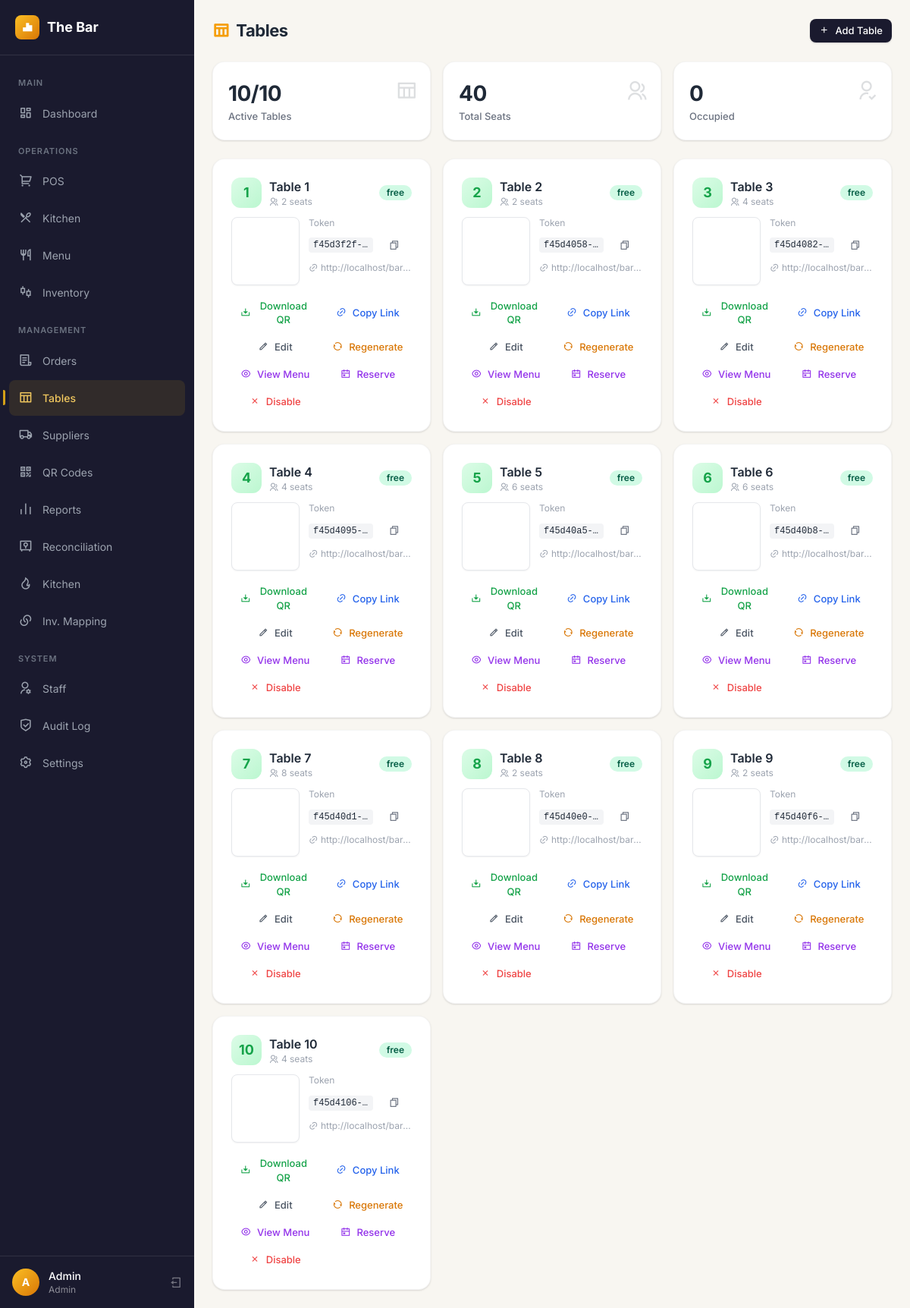
The page /pages/tables.php (signed in) on the database as committed earlier.
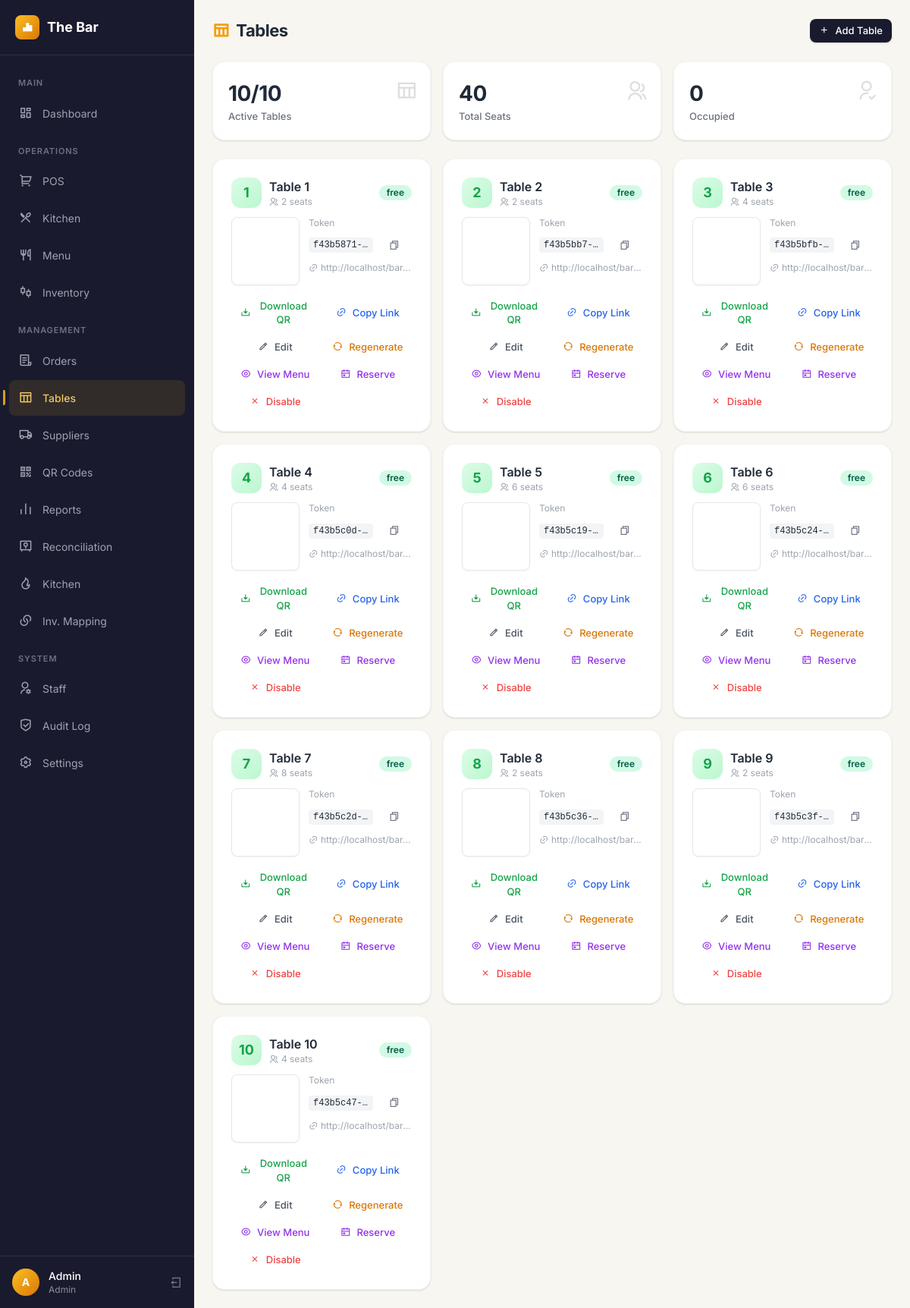
The same page on the database as committed later.
### tables this page shows
CREATE TABLE IF NOT EXISTS bar_tables (
    id INT UNSIGNED AUTO_INCREMENT PRIMARY KEY,
    number INT NOT NULL UNIQUE,
    capacity INT NOT NULL DEFAULT 2,
    status ENUM('free','occupied','reserved') NOT NULL DEFAULT 'free',
    qr_token VARCHAR(36) NOT NULL UNIQUE,
    active TINYINT(1) NOT NULL DEFAULT 1
);

### includes/db.php (called while the page is built, shortened)
<?php
function db(): PDO {
    static $pdo = null;
    if ($pdo === null) {
        $config = require __DIR__ . '/../config/database.php';
        try {
            $dsn = "mysql:host={$config['host']};dbname={$config['dbname']};charset={$config['charset']}";
            $pdo = new PDO($dsn, $config['username'], $config['password'], [
                PDO::ATTR_ERRMODE            => PDO::ERRMODE_EXCEPTION,
                PDO::ATTR_DEFAULT_FETCH_MODE => PDO::FETCH_ASSOC,
                PDO::ATTR_EMULATE_PREPARES   => false,
            ]);
        } catch (PDOException $e) {
            die('Database connection failed: ' . $e->getMessage());
        }
    }
    return $pdo;
}

### includes/functions.php (called while the page is built, shortened)
<?php
require_once __DIR__ . '/db.php';
function e($value): string {
    return htmlspecialchars((string)$value, ENT_QUOTES, 'UTF-8');
}
function getSetting(string $key, string $default = ''): string {
    static $cache = [];
    if (!isset($cache[$key])) {
        $stmt = db()->prepare("SELECT `value` FROM bar_settings WHERE `key` = ?");
        $stmt->execute([$key]);
        $row = $stmt->fetch();
        $cache[$key] = $row ? $row['value'] : $default;
    }
    return $cache[$key];
}

### pages/tables.php (the view, shortened to what the changed rows need)
<?php
require_once __DIR__ . '/../includes/functions.php';
if (!defined('BAR_HEADER_LOADED')) { $_standalone = true; require __DIR__ . '/../includes/header.php'; } else { $_standalone = false; }
$tables = db()->query("SELECT * FROM `bar_tables` ORDER BY number")->fetchAll();
$baseUrl = rtrim(getSetting('bar_url', (isset($_SERVER['HTTPS']) && $_SERVER['HTTPS'] === 'on' ? 'https' : 'http') . '://' . $_SERVER['HTTP_HOST'] . dirname(dirname($_SERVER['SCRIPT_NAME']))), '/');
?>
<div class="p-4 md:p-6">
    <div class="page-header">
        <h2 class="page-title"><i class="ri-table-line text-amber-500 mr-1"></i> Tables</h2>
    </div>
    <?php if ($tables): ?>
    <div class="grid grid-cols-1 sm:grid-cols-2 lg:grid-cols-3 xl:grid-cols-4 gap-4">
        <?php foreach ($tables as $t):
            $tableUrl = e($baseUrl . '/customer/menu.php?token=' . $t['qr_token']);
            $statusColor = match($t['status']) {
                'free' => 'badge-ready',
                'occupied' => 'badge-accepted',
                'reserved' => 'badge-pending',
                default => 'badge-closed',
            };
        ?>
        <div class="card <?= $t['active'] ? '' : 'opacity-50' ?> table-card" data-id="<?= $t['id'] ?>">
            <div class="flex items-center justify-between mb-3">
                <div class="flex items-center gap-2.5">
                    <div class="w-10 h-10 rounded-xl bg-gradient-to-br <?= $t['status'] === 'free' ? 'from-green-100 to-green-200 text-green-600' : 'from-amber-100 to-amber-200 text-amber-600' ?> flex items-center justify-center font-bold text-lg">
                        <?= $t['number'] ?>
                    </div>
                    <div>
                        <h4 class="font-semibold">Table <?= $t['number'] ?></h4>
                        <p class="text-xs text-gray-400"><i class="ri-group-line"></i> <?= $t['capacity'] ?> seat<?= $t['capacity'] !== 1 ? 's' : '' ?></p>
                    </div>
                </div>
                <span class="badge <?= $statusColor ?> text-xs"><?= e($t['status']) ?></span>
            </div>
            <div class="flex gap-3 mb-3">
                <div id="qr_<?= $t['id'] ?>" class="flex-shrink-0 bg-white rounded-lg p-1 border shadow-sm" style="width:90px;height:90px;"></div>
                <div class="flex-1 min-w-0">
                    <div class="text-xs text-gray-400 mb-1">Token</div>
                    <div class="flex items-center gap-1 mb-1">
                        <code class="text-xs font-mono bg-gray-100 px-1.5 py-0.5 rounded truncate block flex-1"><?= e(substr($t['qr_token'], 0, 12)) ?>…</code>
                        <button onclick="copyText('<?= e($t['qr_token']) ?>', this)" class="btn btn-ghost btn-xs text-gray-500 hover:text-blue-600" title="Copy token">
                            <i class="ri-file-copy-line"></i>
                        </button>
                    </div>
                    <div class="text-xs text-gray-400 truncate" title="<?= $tableUrl ?>">
                        <i class="ri-link"></i>
                        <span class="text-xs"><?= e(substr($tableUrl, 0, 35)) ?>…</span>
                    </div>
                </div>
            </div>
            <div class="grid grid-cols-2 gap-1.5">
                <button onclick="downloadQR(<?= $t['id'] ?>, <?= $t['number'] ?>)" class="btn btn-ghost btn-sm text-green-600 hover:text-green-800">
                    <i class="ri-download-2-line"></i> Download QR
                </button>
                <button onclick="copyLink('<?= $tableUrl ?>', this)" class="btn btn-ghost btn-sm text-blue-600 hover:text-blue-800">
                    <i class="ri-link"></i> Copy Link
                </button>
                <button onclick="openEditModal(<?= $t['id'] ?>, <?= $t['number'] ?>, <?= $t['capacity'] ?>)" class="btn btn-ghost btn-sm text-gray-600 hover:text-blue-600">
                    <i class="ri-pencil-line"></i> Edit
                </button>
                <form method="POST" class="contents">
                    <button type="submit" onclick="return confirmFormSubmit(event, 'Regenerate QR token for Table <?= $t['number'] ?>?', 'Existing QR codes for this table will stop working.')" class="btn btn-ghost btn-sm text-amber-600 hover:text-amber-800">
                        <i class="ri-refresh-line"></i> Regenerate
                    </button>
                </form>
                <a href="<?= $tableUrl ?>" target="_blank" class="btn btn-ghost btn-sm text-purple-600 hover:text-purple-800 text-center">
                    <i class="ri-eye-line"></i> View Menu
                </a>
                <?php if (in_array($t['status'], ['free', 'reserved'], true)): ?>
                <form method="POST" class="contents">
                    <button type="submit" class="btn btn-ghost btn-sm <?= $t['status'] === 'reserved' ? 'text-blue-600' : 'text-purple-600' ?>">
                        <i class="ri-calendar-<?= $t['status'] === 'reserved' ? 'close' : 'event' ?>-line"></i>
                        <?= $t['status'] === 'reserved' ? 'Un-reserve' : 'Reserve' ?>
                    </button>
                </form>
                <?php endif; ?>
                <form method="POST" class="contents">
                    <button type="submit" class="btn btn-ghost btn-sm <?= $t['active'] ? 'text-red-500' : 'text-green-600' ?>">
                        <i class="ri-<?= $t['active'] ? 'close' : 'check' ?>-line"></i> <?= $t['active'] ? 'Disable' : 'Enable' ?>
                    </button>
                </form>
            </div>
        </div>
        <?php endforeach; ?>
    </div>
    <?php endif; ?>
</div>
<?php if (!empty($_standalone)) require __DIR__ . '/../includes/footer.php'; ?>

Rows that differ between the two databases and show on the page:
changed bar_tables (number 1 of 10 on the later page): qr_token "f45d3f2f-…" → "f43b5871-…"
changed bar_tables (number 2 of 10 on the later page): qr_token "f45d4058-…" → "f43b5bb7-…"
changed bar_tables: qr_token "f45d4082-…" → "f43b5bfb-…"
changed bar_tables (number 4 of 10 on the later page): qr_token "f45d4095-…" → "f43b5c0d-…"
changed bar_tables (number 5 of 10 on the later page): qr_token "f45d40a5-…" → "f43b5c19-…"
changed bar_tables (number 6 of 10 on the later page): qr_token "f45d40b8-…" → "f43b5c24-…"
changed bar_tables (number 7 of 10 on the later page): qr_token "f45d40d1-…" → "f43b5c2d-…"
changed bar_tables (number 8 of 10 on the later page): qr_token "f45d40e0-…" → "f43b5c36-…"
changed bar_tables (number 9 of 10 on the later page): qr_token "f45d40f6-…" → "f43b5c3f-…"
changed bar_tables (number 10 of 10 on the later page): qr_token "f45d4106-…" → "f43b5c47-…"
